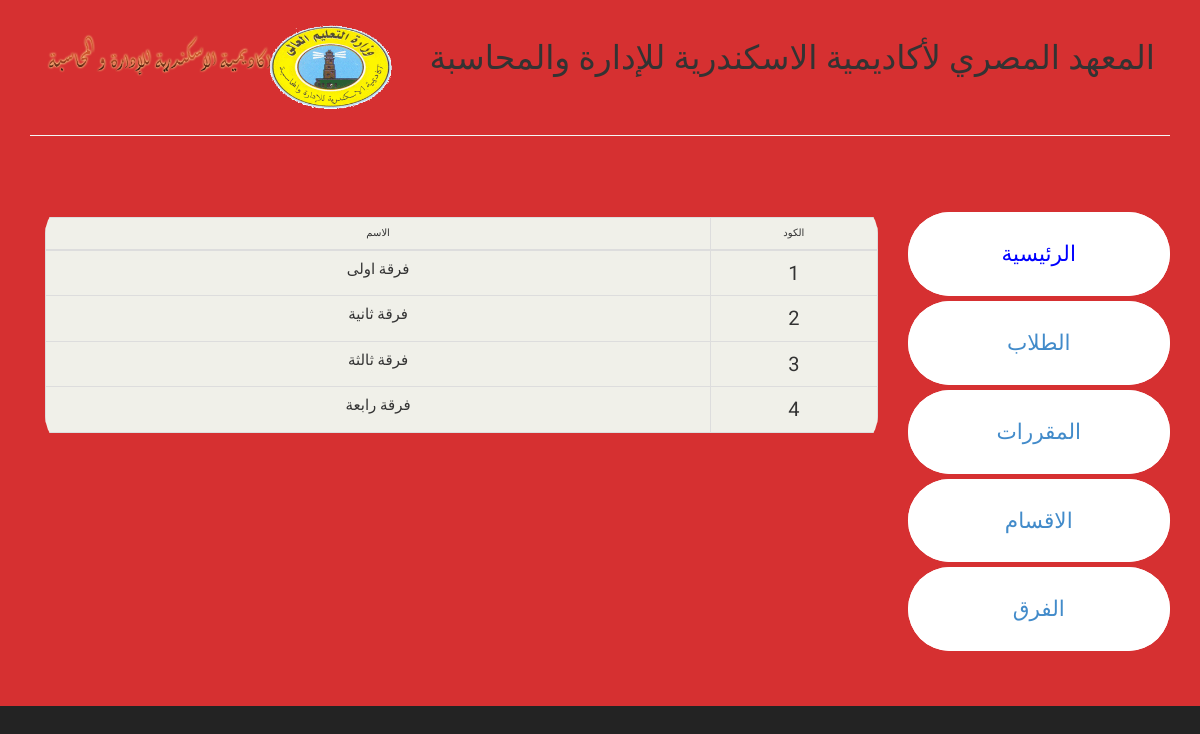
Screenshot of /all_levels.php with the database file from the repository.
### tables this page shows
CREATE TABLE IF NOT EXISTS `level` (
  `lev_id` int(11) NOT NULL AUTO_INCREMENT,
  `lev_name` varchar(50) DEFAULT NULL,
  PRIMARY KEY (`lev_id`)
);

### connectDB.php (called while the page is built)
<?php
	$dsn = 'mysql:host=localhost;dbname=system_student2';
	$user = 'root';
	$pass = '';
	$options = array (
		PDO::MYSQL_ATTR_INIT_COMMAND => 'SET NAMES utf8' ,
	);
	try {
		$connectDB = new PDO($dsn ,$user ,$pass ,$options);
		$connectDB->setattribute(PDO::ATTR_ERRMODE , PDO::ERRMODE_EXCEPTION);
	}
	catch(PDOException $e){
		echo "فشل الاتصال" . $e->getmessage();
	}
  function getAllFrom($field , $table , $where = Null , $orderBy , $ordering = 'DESC'){
    global $connectDB ;
    $getAll =$connectDB->prepare("SELECT $field FROM $table $where ORDER BY $orderBy $ordering ");
    $getAll->execute();
    $all = $getAll->fetchAll();
    return $all;
   }
?>

### all_levels.php (the view, shortened to what this page needs)
<?php
include "connectDB.php";
?>
<!DOCTYPE html>
<html lang="en">
<head>
    <link href="css/bootstrap.min.css" rel="stylesheet">
    <link href="css/font-awesome.min.css" rel="stylesheet">
    <link href="css/prettyPhoto.css" rel="stylesheet">
    <link href="css/price-range.css" rel="stylesheet">
    <link href="css/animate.css" rel="stylesheet">
	<link href="css/main.css" rel="stylesheet">
  <link href="css/responsive.css" rel="stylesheet">
</head>
<body>
<header id="header" style="background-color:#d63031">
		<div class="header-middle">
			<div class="container">
				<div class="row">
					<div class="col-md-4 clearfix">
						<div class="logo pull-left">
							<a href="index.php"><img style="    width: 100%;" src="images/home/صورة اللوجو.png" alt="" /></a>
						</div>
					</div>
					<div class="col-md-8 clearfix">
						<div class="shop-menu clearfix pull-right">
						<h1 style="font-size: 33px;">المعهد المصري لأكاديمية الاسكندرية للإدارة والمحاسبة</h1>
						</div>
					</div>
				</div>
			</div>
		</div>
		<div class="header-bottom">
			<div class="container">
				<div class="row">
					<div class="col-sm-9">
				</div>
			</div>
		</div>
	</header>
	<section style=" background-color:#d63031">
		<div class="container">
			<div class="row">
				<div class="col-sm-9 padding-right">
					<div class="category-tab">
						<div class="tab-content">
							<div class="tab-pane fade active in" id="tshirt" >
								<div class="col-sm-12">
									<div class="product-image-wrapper">
										<div class="single-products">
											<div class="productinfo text-center">
                      <table style="width : 21sm; direction: rtl;background-color:#f0f0e9;margin-top:20px;" class=" table table-bordered">
                      <thead>
                            <td style="font-size: 10px; width : 20%;"> الكود</td>
                            <td style="font-size: 10px; width : 80%;">الاسم</td>
                        </thead>
                      <?php
                        $stu_attendance= getAllFrom("*"," 	level ","" , "lev_id" , "ASC");
                          foreach ($stu_attendance as $stus) {
                          echo '<tr><td style="font-size: 20px;"> '. $stus['lev_id'] .'</td>';
                          echo '<td style="font-size: 15px;">'. $stus['lev_name'] .'</td></tr>';
                        }
                        ?>
                        </table>
											</div>
										</div>
									</div>
								</div>
							</div>
						</div>
					</div>
        </div>
        <div class="col-sm-3">
					<div class="left-sidebar">
          <div class="panel-group category-products" id="accordian">
              <div class="panel panel-default text-center"> <div class="panel-heading"> <h4><a style="font-size: larger;color:blue" href="index.php">الرئيسية</a></h4> </div> </div>
              <div class="panel panel-default text-center"> <div class="panel-heading"> <h4><a style="font-size: larger;" href="all_stu.php">الطلاب</a></h4> </div> </div>
              <div class="panel panel-default text-center"> <div class="panel-heading"> <h4><a style="font-size: larger;" href="all_cur.php">المقررات</a></h4> </div> </div>
              <div class="panel panel-default text-center"> <div class="panel-heading"> <h4><a style="font-size: larger;" href="all_dep.php">الاقسام</a></h4> </div> </div>
              <div class="panel panel-default text-center"> <div class="panel-heading"> <h4><a style="font-size: larger;" href="all_levels.php">الفرق</a></h4> </div> </div>
						</div>
					</div>
				</div>
			</div>
		</div>
	</section>
</body>
</html>

### css/main.css (style rules this page uses)
body { font-family: 'Roboto', sans-serif; position: relative; font-weight: 400px; }
a { -webkit-transition: 300ms; transition: 300ms; }
h1, h2, h3, h4, h5, h6 { font-family: 'Roboto', sans-serif; }
.header-middle .container .row { border-bottom: 1px solid #f5f5f5; margin-left: 0; margin-right: 0; padding-bottom: 20px; padding-top: 20px; }
.header-bottom { padding-bottom: 30px; padding-top: 30px; }
.category-products { margin-bottom: 35px; padding-bottom: 20px; padding-top: 15px; }
.category-products .panel { background-color: #FFFFFF; border: 0px; border-radius: 100px; -webkit-box-shadow: none; box-shadow: none; margin-bottom: 0px; }
.category-products .panel-default .panel-heading { background-color: #FFFFFF; border: 0 none; color: #FFFFFF; padding: 20px 20px; }
.padding-right { padding-right: 0; }
.product-image-wrapper { overflow: hidden; margin-bottom: 30px; border-radius: 38px; }
.single-products { position: relative; }
.productinfo { position: relative; }
.category-tab { overflow: hidden; }

### rows the page displays
level: lev_id "1", lev_name "فرقة اولى"
level: lev_id "2", lev_name "فرقة ثانية"
level: lev_id "3", lev_name "فرقة ثالثة"
level: lev_id "4", lev_name "فرقة رابعة"
